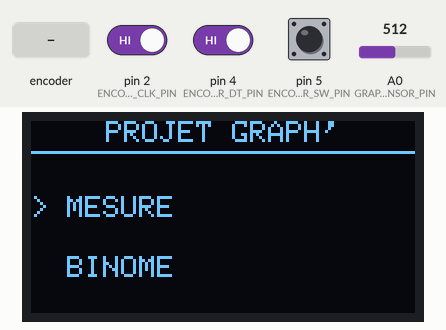
This sketch was run on a simulated Arduino Uno, built with avr-gcc and run on an emulated ATmega328P. Shown: 128×64 one-colour display. The inputs (shaded band) are chosen by the test bench; at power-on: pin 5 (ENCODER_SW_PIN) HIGH, A0 (GRAPHITE_SENSOR_PIN) = 512, pin 2 (ENCODER_CLK_PIN) HIGH, pin 4 (ENCODER_DT_PIN) HIGH. What the sketch prints to the serial monitor is not drawn.

Above: at 3.3 s.
3.4 s: rotary encoder on pin 2 (ENCODER_CLK_PIN) / pin 4 (ENCODER_DT_PIN) turned 3 steps (first pin leading)
At 4.1 s:
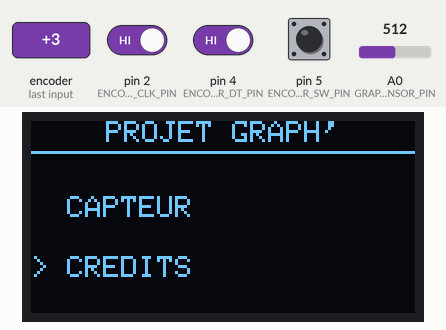
5.5 s: rotary encoder on pin 2 (ENCODER_CLK_PIN) / pin 4 (ENCODER_DT_PIN) turned 1 step (first pin leading)
At 6.7 s:
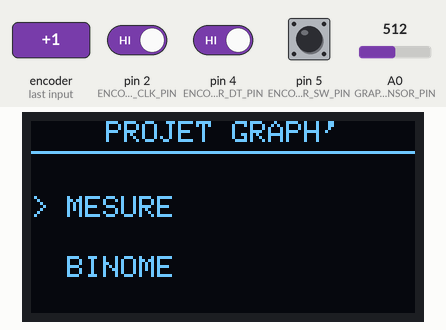
7.2 s: pin 5 (ENCODER_SW_PIN) pulsed LOW 2 times (0.12 s each, 0.3 s apart)
At 7.42 s:
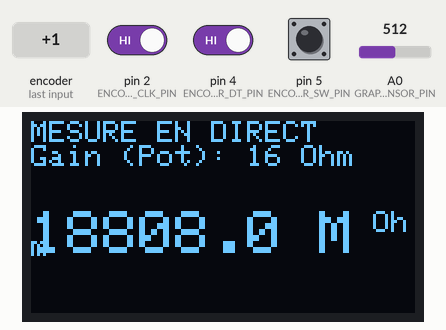
9.3 s: pin 5 (ENCODER_SW_PIN) pulsed LOW 5 times (0.12 s each, 0.3 s apart)
At 12.1 s:
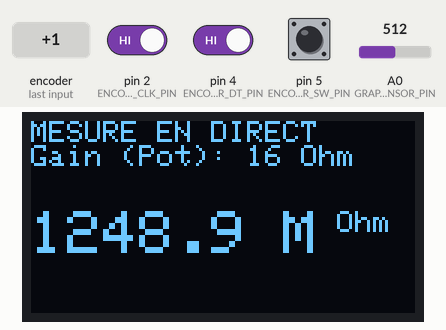
12.3 s: A0 (GRAPHITE_SENSOR_PIN) set to 12
At 12.41 s:
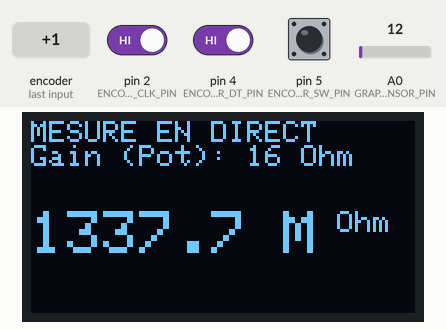
13.8 s: A0 (GRAPHITE_SENSOR_PIN) set to 9
At 15.1 s:
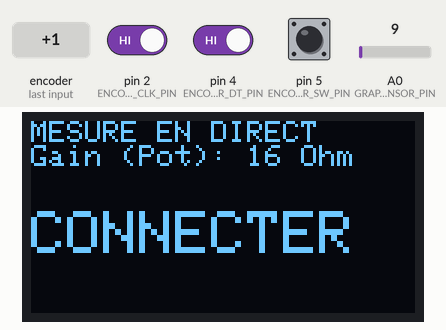
Timing chart, 0 to 16.8 s (numbered marks = the images above; inputs shaded):
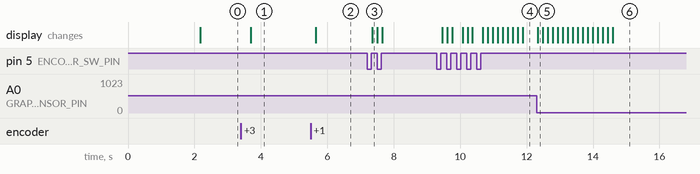

The sketch:

Code_Arduino.ino
```cpp
#include <Wire.h>
#include <Adafruit_GFX.h>
#include <Adafruit_SSD1306.h>
#include <SPI.h>

// =============================================================================
//                                CONFIGURATION PINS
// =============================================================================

// --- Encodeur Rotatoire ---
#define ENCODER_CLK_PIN 2
#define ENCODER_DT_PIN 4
#define ENCODER_SW_PIN 5

// --- Ecran OLED SSD1306 ---
#define OLED_WIDTH 128
#define OLED_HEIGHT 64
#define OLED_RESET -1
#define OLED_ADDR 0x3C

// --- Capteur & Potar ---
#define GRAPHITE_SENSOR_PIN A0
#define POT_CS_PIN 10

// =============================================================================
//                            CONSTANTES & VARIABLES
// =============================================================================

// --- Mesure stable ---
const int ValMeasure = 15;
int Measure[ValMeasure];
int readIndex = 0;
long total = 0;

// --- Carac Circuit ---
const float VCC = 5.0;
const float R2 = 100000.0;
const float R4 = 100000.0;
const float R3 = 10000.0;

// --- Potar ---
const int POT_MAX_POS = 255;
const long POT_BASE_RESISTANCE = 50000;
const byte POT_OFFSET = 10000;
const byte POT_ADDR_0 = 0x11;
int potPosition = 128;
float potResValue = 17000.0;

// --- Ecran  ---
Adafruit_SSD1306 display(OLED_WIDTH, OLED_HEIGHT, &Wire, OLED_RESET);

volatile int encoderPos = 0;
int lastEncoderPos = 0;
int menuSelection = 0;
bool inSubMenu = false;
unsigned long lastUpdate = 0;


// =============================================================================
//                                   FONCTIONS
// =============================================================================


// Detection sens encodeur & interrupt

void onEncoderInterrupt() {
  if (digitalRead(ENCODER_CLK_PIN) == HIGH) {
    if (digitalRead(ENCODER_DT_PIN) == HIGH) encoderPos++;
    else encoderPos--;
  }
}


//MAJ potar via SPI

void updateDigitalPot(int position) {
  position = constrain(position, 0, 255);
  digitalWrite(POT_CS_PIN, LOW);
  SPI.transfer(POT_ADDR_0);
  SPI.transfer(position);
  digitalWrite(POT_CS_PIN, HIGH);

  // Calcul de la résistance réelle équivalente
  potResValue = (POT_BASE_RESISTANCE * position / POT_MAX_POS) + POT_OFFSET;
}


 // Mesure stable

int stableMeasure() {
  total = total - Measure[readIndex];
  Measure[readIndex] = analogRead(GRAPHITE_SENSOR_PIN);
  total = total + Measure[readIndex];
  readIndex = (readIndex + 1) % ValMeasure; // Incrémente et boucle
  return total / ValMeasure;
}

//Calcule Graph Volt
float getGraphiteVoltage(){
  int adcValue = analogRead(GRAPHITE_SENSOR_PIN);
  return adcValue * VCC / 1023.0;
}
//Calcule Graph Res
float getGraphiteRes() {
  int adc = stableMeasure();
  float Vadc = adc * VCC / 1023.0;

  if (Vadc < 0.05) return -1.0; // Seuil

  return R2 * (1.0 + R4 / potResValue) * (VCC / Vadc) - R2 - R3;
}

// Routine de démarrage : Cherche une plage de mesure optimale

void calibration() {
  display.clearDisplay();
  display.setTextSize(1);
  display.setTextColor(SSD1306_WHITE);
  display.setCursor(15, 25);
  display.println(F("CALIBRATION..."));
  display.display();

const float targetVoltage = 2.5;
  int bestPos = 0;
  float minDiff = 5.0;
  for (int pos = 0; pos <= 255; pos += 5) {
    updateDigitalPot(pos);
    delay(40);

    float v = getGraphiteVoltage();
    float diff = abs(v - targetVoltage);
    if (diff < minDiff) {
      minDiff = diff;
      bestPos = pos;
    }
  }

  // On applique la meilleure position trouvée
  potPosition = bestPos;
  updateDigitalPot(potPosition);
}
// =============================================================================
//                                  SETUP
// =============================================================================

void setup() {
  Serial.begin(9600);

  // Config Inputs
  pinMode(ENCODER_CLK_PIN, INPUT_PULLUP);
  pinMode(ENCODER_DT_PIN, INPUT_PULLUP);
  pinMode(ENCODER_SW_PIN, INPUT_PULLUP);
  attachInterrupt(digitalPinToInterrupt(ENCODER_CLK_PIN), onEncoderInterrupt, RISING);

  // Config Outputs
  pinMode(POT_CS_PIN, OUTPUT);
  digitalWrite(POT_CS_PIN, HIGH);
  SPI.begin();

  // Init Ecran
  if(!display.begin(SSD1306_SWITCHCAPVCC, OLED_ADDR)) {
    for(;;); // Bloque si écran non trouvé
  }

  // Init Lissage
  for (int i = 0; i < ValMeasure; i++) Measure[i] = 0;

  calibration();
  display.clearDisplay();
}

// =============================================================================
//                                  BOUCLE PRINCIPALE
// =============================================================================

void loop() {

  // 1. GESTION DU BOUTON (Navigation Menu/Sous-menu)
  if (digitalRead(ENCODER_SW_PIN) == LOW) {
    delay(50);
    inSubMenu = !inSubMenu;
    display.clearDisplay(); // Nettoyage lors du changement de page
    while (digitalRead(ENCODER_SW_PIN) == LOW); // Attente relâchement
  }

  // 2. GESTION DE L'ENCODEUR
  if (!inSubMenu) {
    menuSelection = abs(encoderPos / 2) % 2;
  }
  else if (menuSelection == 0) { // On est dans le menu Mesure
    if (encoderPos != lastEncoderPos) {
      potPosition = constrain(potPosition + (encoderPos - lastEncoderPos), 0, 255);
      updateDigitalPot(potPosition);
      lastEncoderPos = encoderPos;
    }
  }

  // 3. AFFICHAGE (Frequence : ~6Hz)
  if (millis() - lastUpdate > 150) {
    lastUpdate = millis();
    display.clearDisplay();
    display.setTextColor(SSD1306_WHITE);

    if (!inSubMenu) {
      // --- ÉCRAN D'ACCUEIL ---
      display.setTextSize(1);
      display.setCursor(25, 0); display.println(F("PROJET GRAPH'"));
      display.drawLine(0, 10, 128, 10, SSD1306_WHITE);

      display.setCursor(0, 25);
      display.print(menuSelection == 0 ? F("> MESURE ") : F("  CAPTEUR"));
      display.setCursor(0, 45);
      display.print(menuSelection == 1 ? F("> CREDITS") : F("  BINOME"));
    }
    else {
      // --- SOUS-MENUS ---
      if (menuSelection == 0) { // Page Mesure
        float rGraph = getGraphiteRes();

        display.setTextSize(1);
        display.setCursor(0, 0); display.println(F("MESURE EN DIRECT"));
        display.print(F("Gain (Pot): ")); display.print(potResValue, 0); display.println(F(" Ohm"));

        display.setCursor(0, 30);
        if (rGraph < 0) {
          display.setTextSize(2); display.print(F("CONNECTER"));
        } else {
          display.setTextSize(2);
          if (rGraph > 1000000.0) { display.print(rGraph/1000000.0, 1); display.print(F(" M")); }
          else if (rGraph > 1000.0) { display.print(rGraph/1000.0, 1); display.print(F(" k")); }
          else { display.print(rGraph, 0); }
          display.setTextSize(1); display.print(F(" Ohm"));
        }

        Serial.println(rGraph);
      }
      else { // Page Crédits
        display.setTextSize(1);
        display.setCursor(0, 0); display.println(F("EQUIPE PROJET"));
        display.drawLine(0, 12, 128, 12, SSD1306_WHITE);
        display.setCursor(0, 25); display.println(F("Samy Shihadeh"));
        display.setCursor(0, 40); display.println(F("Jules Gleyzes"));
        display.setCursor(0, 55); display.println(F("GP 4A - 2026"));
      }
    }
    display.display();
  }
}
```

Measured:
- the behaviour switches between 11 and 10 on A0 (GRAPHITE_SENSOR_PIN) (found by bisection; images 5 and 6)
- after the input at 3.4 s, the display: changes after 0.29 s (image 1)
- after the input at 5.5 s, the display: changes after 0.15 s (image 2)
- after the input at 7.2 s, the display: changes after 0.15 s (image 3)
- after the input at 9.3 s, the display: first changes after 0.17 s (image 4 shows a later state)
- after the input at 12.3 s, the display: changes at once (image 5)
